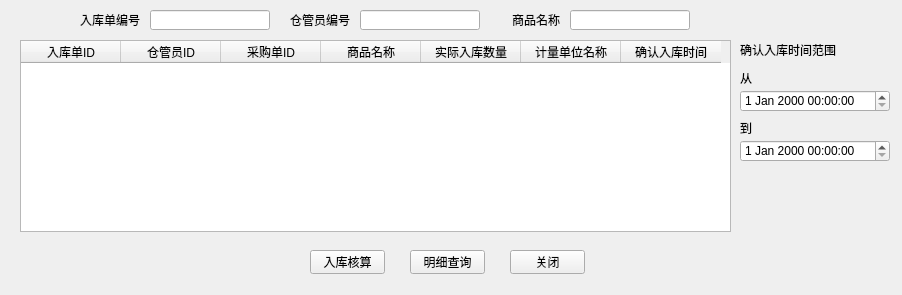
<?xml version="1.0" encoding="UTF-8"?>
<ui version="4.0">
 <class>Form</class>
 <widget class="QWidget" name="Form">
  <property name="geometry">
   <rect>
    <x>0</x>
    <y>0</y>
    <width>902</width>
    <height>295</height>
   </rect>
  </property>
  <property name="windowTitle">
   <string>Form</string>
  </property>
  <widget class="QLineEdit" name="cNameEdit">
   <property name="geometry">
    <rect>
     <x>570</x>
     <y>10</y>
     <width>120</width>
     <height>20</height>
    </rect>
   </property>
  </widget>
  <widget class="QPushButton" name="exitButton">
   <property name="geometry">
    <rect>
     <x>510</x>
     <y>250</y>
     <width>75</width>
     <height>24</height>
    </rect>
   </property>
   <property name="text">
    <string>关闭</string>
   </property>
  </widget>
  <widget class="QLabel" name="label_4">
   <property name="geometry">
    <rect>
     <x>60</x>
     <y>10</y>
     <width>80</width>
     <height>20</height>
    </rect>
   </property>
   <property name="text">
    <string>入库单编号</string>
   </property>
   <property name="alignment">
    <set>Qt::AlignRight|Qt::AlignTrailing|Qt::AlignVCenter</set>
   </property>
  </widget>
  <widget class="QDateTimeEdit" name="dateTimeEdit_2">
   <property name="geometry">
    <rect>
     <x>740</x>
     <y>140</y>
     <width>150</width>
     <height>22</height>
    </rect>
   </property>
  </widget>
  <widget class="QTableWidget" name="tableWidget">
   <property name="geometry">
    <rect>
     <x>20</x>
     <y>40</y>
     <width>711</width>
     <height>192</height>
    </rect>
   </property>
   <property name="lineWidth">
    <number>1</number>
   </property>
   <property name="alternatingRowColors">
    <bool>false</bool>
   </property>
   <property name="rowCount">
    <number>0</number>
   </property>
   <property name="columnCount">
    <number>7</number>
   </property>
   <attribute name="horizontalHeaderCascadingSectionResizes">
    <bool>false</bool>
   </attribute>
   <column>
    <property name="text">
     <string>入库单ID</string>
    </property>
   </column>
   <column>
    <property name="text">
     <string>仓管员ID</string>
    </property>
   </column>
   <column>
    <property name="text">
     <string>采购单ID</string>
    </property>
   </column>
   <column>
    <property name="text">
     <string>商品名称</string>
    </property>
   </column>
   <column>
    <property name="text">
     <string>实际入库数量</string>
    </property>
   </column>
   <column>
    <property name="text">
     <string>计量单位名称</string>
    </property>
   </column>
   <column>
    <property name="text">
     <string>确认入库时间</string>
    </property>
   </column>
  </widget>
  <widget class="QLineEdit" name="kIDEdit">
   <property name="geometry">
    <rect>
     <x>360</x>
     <y>10</y>
     <width>120</width>
     <height>20</height>
    </rect>
   </property>
  </widget>
  <widget class="QLabel" name="label_7">
   <property name="geometry">
    <rect>
     <x>740</x>
     <y>120</y>
     <width>54</width>
     <height>16</height>
    </rect>
   </property>
   <property name="text">
    <string>到</string>
   </property>
  </widget>
  <widget class="QLabel" name="label_3">
   <property name="geometry">
    <rect>
     <x>270</x>
     <y>10</y>
     <width>80</width>
     <height>20</height>
    </rect>
   </property>
   <property name="text">
    <string>仓管员编号</string>
   </property>
   <property name="alignment">
    <set>Qt::AlignRight|Qt::AlignTrailing|Qt::AlignVCenter</set>
   </property>
  </widget>
  <widget class="QLineEdit" name="wrIDEdit">
   <property name="geometry">
    <rect>
     <x>150</x>
     <y>10</y>
     <width>120</width>
     <height>20</height>
    </rect>
   </property>
  </widget>
  <widget class="QDateTimeEdit" name="dateTimeEdit">
   <property name="geometry">
    <rect>
     <x>740</x>
     <y>90</y>
     <width>150</width>
     <height>22</height>
    </rect>
   </property>
  </widget>
  <widget class="QLabel" name="label_5">
   <property name="geometry">
    <rect>
     <x>740</x>
     <y>40</y>
     <width>100</width>
     <height>20</height>
    </rect>
   </property>
   <property name="text">
    <string>确认入库时间范围</string>
   </property>
   <property name="alignment">
    <set>Qt::AlignLeading|Qt::AlignLeft|Qt::AlignVCenter</set>
   </property>
  </widget>
  <widget class="QPushButton" name="queryButton">
   <property name="geometry">
    <rect>
     <x>410</x>
     <y>250</y>
     <width>75</width>
     <height>24</height>
    </rect>
   </property>
   <property name="text">
    <string>明细查询</string>
   </property>
  </widget>
  <widget class="QLabel" name="label_6">
   <property name="geometry">
    <rect>
     <x>740</x>
     <y>70</y>
     <width>54</width>
     <height>16</height>
    </rect>
   </property>
   <property name="text">
    <string>从</string>
   </property>
  </widget>
  <widget class="QPushButton" name="checkButton">
   <property name="geometry">
    <rect>
     <x>310</x>
     <y>250</y>
     <width>75</width>
     <height>24</height>
    </rect>
   </property>
   <property name="text">
    <string>入库核算</string>
   </property>
  </widget>
  <widget class="QLabel" name="label">
   <property name="geometry">
    <rect>
     <x>480</x>
     <y>10</y>
     <width>80</width>
     <height>20</height>
    </rect>
   </property>
   <property name="text">
    <string>商品名称</string>
   </property>
   <property name="alignment">
    <set>Qt::AlignRight|Qt::AlignTrailing|Qt::AlignVCenter</set>
   </property>
  </widget>
 </widget>
 <resources/>
 <connections/>
</ui>
